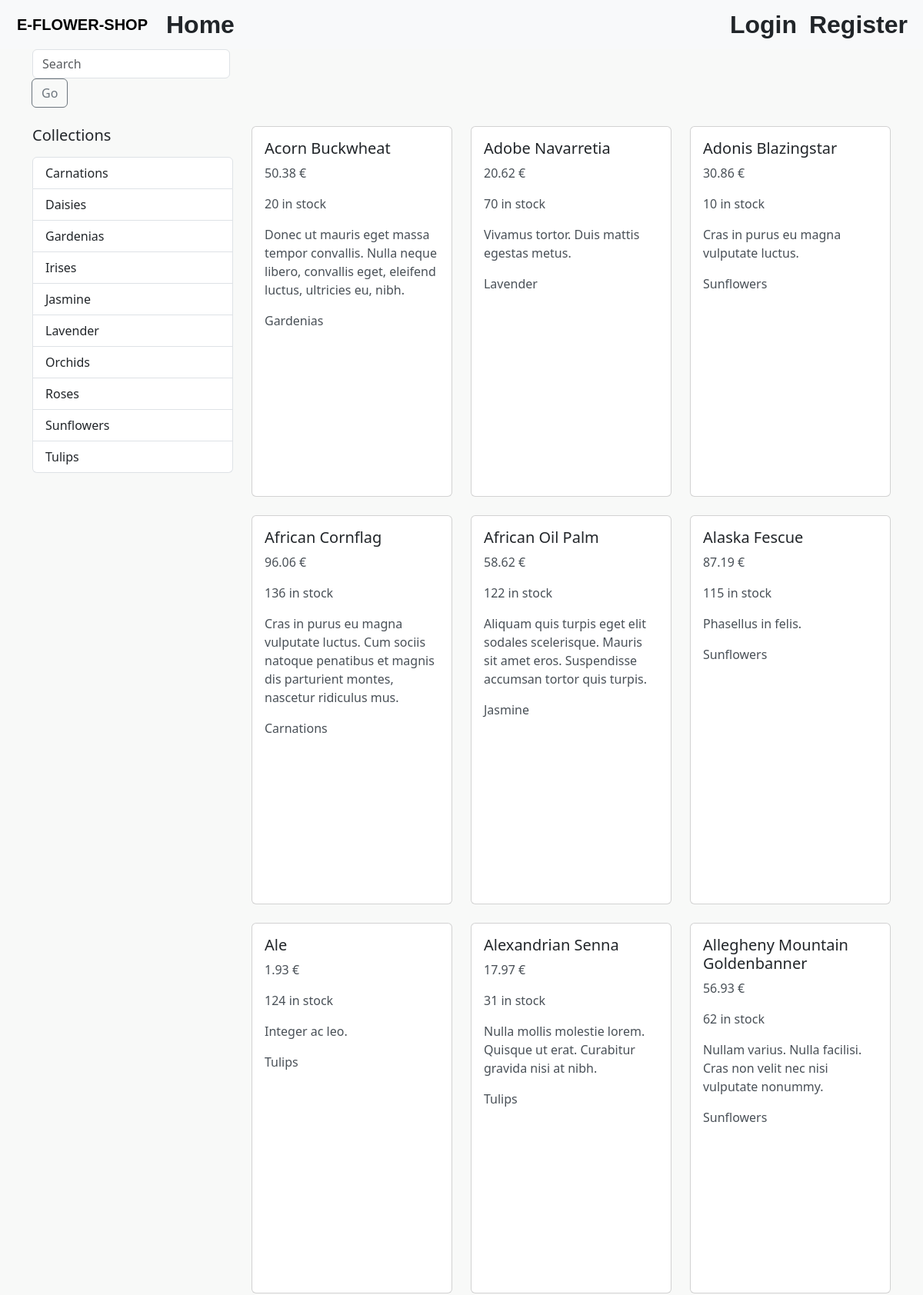
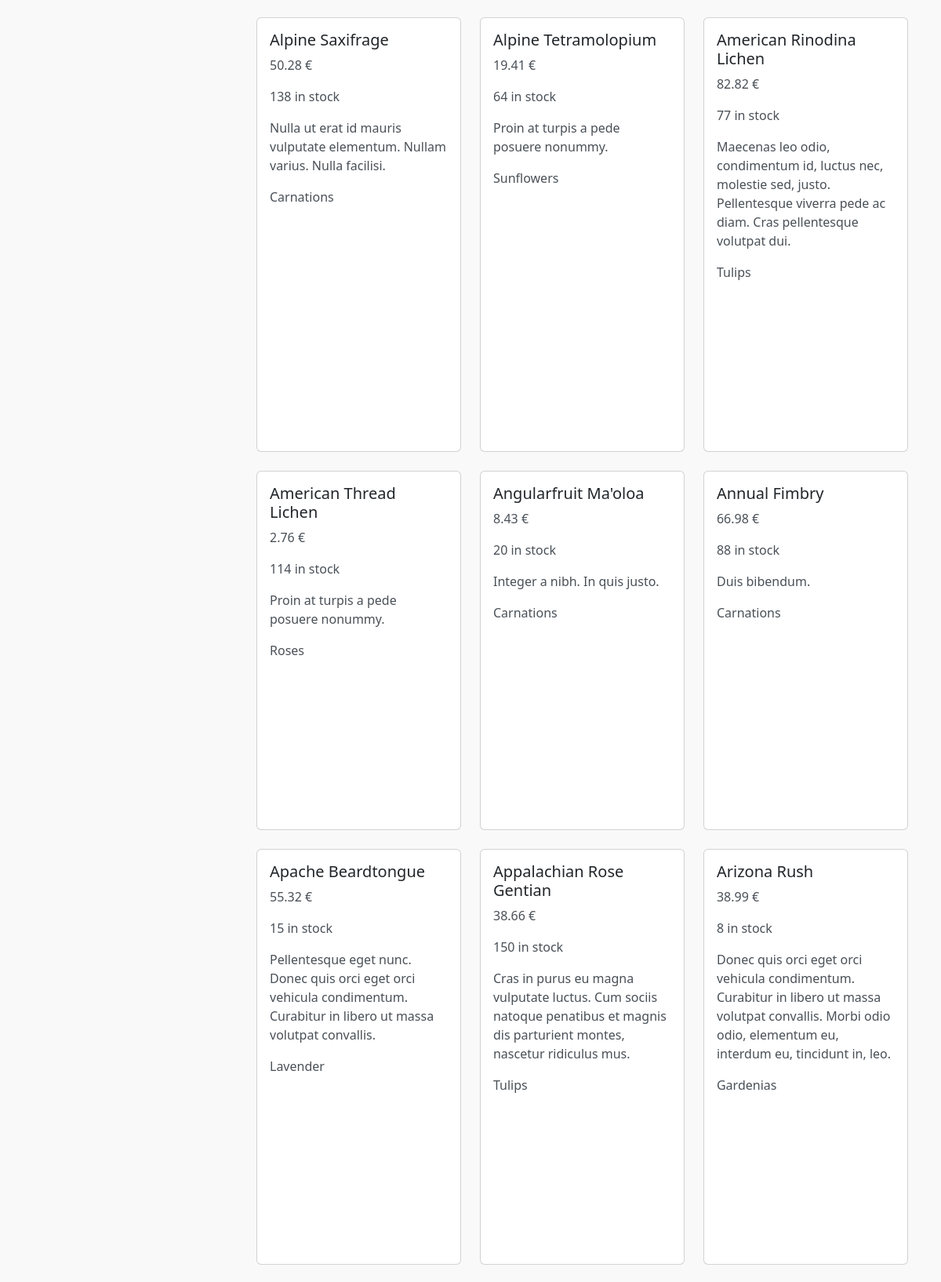
The page / (upper part) on the database its author committed (2 pictures, top to bottom).
### store/models.py (models this page shows, shortened)
class Collection(models.Model):
    title = models.CharField(max_length=255)
    featured_product = models.ForeignKey(
        'Product', on_delete=models.SET_NULL, null=True, related_name='+')
    def __str__(self) -> str:
        return self.title
    class Meta:
        ordering = ['title']

class Product(models.Model):
    title = models.CharField(max_length=255)
    slug = models.SlugField()
    image = models.ImageField(upload_to='static/media/products/', default='media/default/default.jpg')
    description = models.TextField(null=True, blank=True)
    unit_price = models.DecimalField(
        max_digits=6,
        decimal_places=2,
        validators=[MinValueValidator(1)])
    inventory = models.IntegerField(
        validators=[MinValueValidator(0)]
    )
    last_update = models.DateTimeField(auto_now=True)
    collection = models.ForeignKey(Collection, on_delete=models.PROTECT)
    promotions = models.ManyToManyField(Promotion, blank=True)
    class Meta:
        ordering = ['title']

### store_custom/views.py (the view)
# urls.py: path('', views.product_list, name='product_list'),
def product_list(request):
    collections = Collection.objects.all()
    collection_id = request.GET.get('collection')
    query = request.GET.get('query')
    if collection_id:
        products_list = Product.objects.filter(collection_id=collection_id)
    elif query:
        products_list = Product.objects.filter(
            Q(title__icontains=query) | Q(collection__title__icontains=query)
        )
    else:
        products_list = Product.objects.all()
    paginator = Paginator(products_list, 30)
    page = request.GET.get('page')
    products_request = paginator.get_page(page)
    context = {
        'collections': collections,
        'products': products_request,
        'query': query,
    }
    return render(request, 'store_custom/products.html', context)

### store_custom/templates/store_custom/products.html (shortened to what this page needs)
{% extends 'store_custom/base.html' %}
{% load static %}
{% block content %}
    <div class="container">
        <div class="row">
            <div class="col-lg-3">
                <form method="GET" action="" class="mb-4">
                    <div class="input-group">
                        <label>
                            {% if query == None%}
                                <input type="text" name="query" class="form-control" placeholder="Search">
                            {% else %}
                                <input type="text" name="query" class="form-control" placeholder="Search"
                                       value="{{ query }}">
                            {% endif %}
                        </label>
                        <div class="input-group-append">
                            <button class="btn btn-outline-secondary" type="submit">Go</button>
                        </div>
                    </div>
                </form>
                <h5 class="mb-3">Collections</h5>
                <div class="list-group" id="collectionFilter">
                    {% for collection in collections %}
                        <a href="?collection={{ collection.id }}"
                           class="list-group-item list-group-item-action{% if collection.id|stringformat:'s' == request.GET.collection %} active{% endif %}">
                            {{ collection.title }}
                        </a>
                    {% endfor %}
                </div>
            </div>
            <div class="col-lg-9">
                <div class="row">
                    {% for product in products %}
                        <div class="col-12 col-sm-6 col-md-4 col-lg-4 mb-4">
                            <div class="card h-100">
                                <div class="card-body d-flex flex-column">
                                    <h5 class="card-title">{{ product.title }}</h5>
                                    <p class="card-text">{{ product.unit_price }} €</p>
                                    <p class="card-text">{{ product.inventory }} in stock</p>
                                    <p class="card-text">{{ product.description }}</p>
                                    <p class="card-text">{{ product.collection }}</p>
                                </div>
                            </div>
                        </div>
                    {% endfor %}
                </div>
            </div>
        </div>
    </div>
{% endblock %}

### store_custom/static/css/base.css (style rules this page uses)
body { background-color: #f8f9f8 !important; }
.card { margin-top: 100px !important; margin-bottom: 100px !important; }
h1, h2, h3, h5, h6 { color: #212529 !important; }
p, li { color: #495057 !important; }

### rows shown on the page
Collection: title "Carnations"
Collection: title "Daisies"
Collection: title "Gardenias"
Collection: title "Irises"
Collection: title "Jasmine"
Collection: title "Lavender"
Collection: title "Orchids"
Collection: title "Roses"
Collection: title "Sunflowers"
Collection: title "Tulips"
Product: title "Acorn Buckwheat", unit_price "50.38", inventory "20", description "Donec ut mauris eget massa tempor convallis. Nulla neque libero, convallis eget, eleifend luctus, ultricies eu, nibh.", collection "Gardenias"
Product: title "Adobe Navarretia", unit_price "20.62", inventory "70", description "Vivamus tortor. Duis mattis egestas metus.", collection "Lavender"
Product: title "Adonis Blazingstar", unit_price "30.86", inventory "10", description "Cras in purus eu magna vulputate luctus.", collection "Sunflowers"
Product: title "African Cornflag", unit_price "96.06", inventory "136", description "Cras in purus eu magna vulputate luctus. Cum sociis natoque penatibus et magnis dis parturient montes, nascetur ridiculus mus.", collection "Carnations"
Product: title "African Oil Palm", unit_price "58.62", inventory "122", description "Aliquam quis turpis eget elit sodales scelerisque. Mauris sit amet eros. Suspendisse accumsan tortor quis turpis.", collection "Jasmine"
Product: title "Alaska Fescue", unit_price "87.19", inventory "115", description "Phasellus in felis.", collection "Sunflowers"
Product: title "Ale", unit_price "1.93", inventory "124", description "Integer ac leo.", collection "Tulips"
Product: title "Alexandrian Senna", unit_price "17.97", inventory "31", description "Nulla mollis molestie lorem. Quisque ut erat. Curabitur gravida nisi at nibh.", collection "Tulips"
Product: title "Allegheny Mountain Goldenbanner", unit_price "56.93", inventory "62", description "Nullam varius. Nulla facilisi. Cras non velit nec nisi vulputate nonummy.", collection "Sunflowers"
Product: title "Alpine Saxifrage", unit_price "50.28", inventory "138", description "Nulla ut erat id mauris vulputate elementum. Nullam varius. Nulla facilisi.", collection "Carnations"
Product: title "Alpine Tetramolopium", unit_price "19.41", inventory "64", description "Proin at turpis a pede posuere nonummy.", collection "Sunflowers"
Product: title "American Rinodina Lichen", unit_price "82.82", inventory "77", description "Maecenas leo odio, condimentum id, luctus nec, molestie sed, justo. Pellentesque viverra pede ac diam. Cras pellentesque volutpat dui.", collection "Tulips"
Product: title "American Thread Lichen", unit_price "2.76", inventory "114", description "Proin at turpis a pede posuere nonummy.", collection "Roses"
Product: title "Angularfruit Ma'oloa", unit_price "8.43", inventory "20", description "Integer a nibh. In quis justo.", collection "Carnations"
Product: title "Annual Fimbry", unit_price "66.98", inventory "88", description "Duis bibendum.", collection "Carnations"
Product: title "Apache Beardtongue", unit_price "55.32", inventory "15", description "Pellentesque eget nunc. Donec quis orci eget orci vehicula condimentum. Curabitur in libero ut massa volutpat convallis.", collection "Lavender"
Product: title "Appalachian Rose Gentian", unit_price "38.66", inventory "150", description "Cras in purus eu magna vulputate luctus. Cum sociis natoque penatibus et magnis dis parturient montes, nascetur ridiculus mus.", collection "Tulips"
Product: title "Arizona Rush", unit_price "38.99", inventory "8", description "Donec quis orci eget orci vehicula condimentum. Curabitur in libero ut massa volutpat convallis. Morbi odio odio, elementum eu, interdum eu, tincidunt in, leo.", collection "Gardenias"
